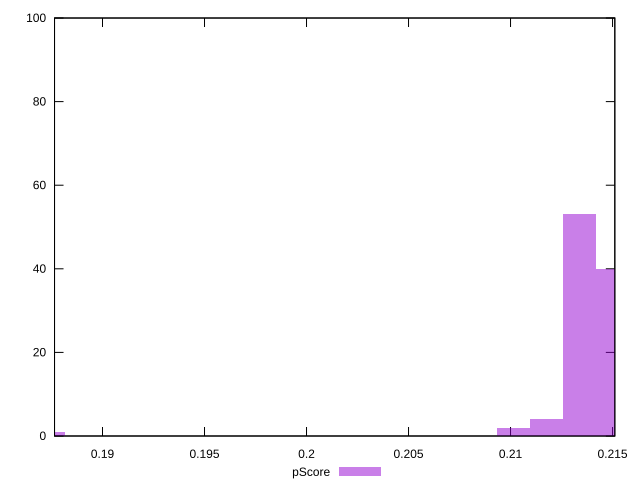

This figure's gnuplot source:
reset

$pScore <<EOF
0.18733424094748422 1
0.21339813534017765 53
0.21014014854109098 2
0.21176914194063431 4
0.215027128739721 40
EOF

set key outside below
set boxwidth 0.001628993399543341
set xrange [0.18764897137840159:0.21511107483562297]
set yrange [0:100]
set trange [0:100]
set style fill transparent solid 0.5 noborder
set terminal svg size 640, 490 enhanced background rgb 'white'
set output "report_00008_2021-01-22T20:58:29.167/interactive/samples/pages+cached/pScore/histogram.svg"

plot $pScore title "pScore" with boxes

reset
